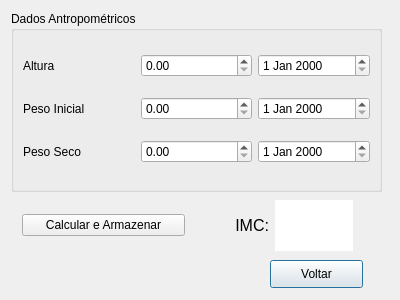
<?xml version="1.0" encoding="UTF-8"?>
<ui version="4.0">
 <class>dadosAntropometricos</class>
 <widget class="QDialog" name="dadosAntropometricos">
  <property name="geometry">
   <rect>
    <x>0</x>
    <y>0</y>
    <width>400</width>
    <height>300</height>
   </rect>
  </property>
  <property name="windowTitle">
   <string>Dados Antropométricos</string>
  </property>
  <property name="styleSheet">
   <string notr="true"/>
  </property>
  <widget class="QGroupBox" name="groupBox">
   <property name="geometry">
    <rect>
     <x>11</x>
     <y>11</y>
     <width>371</width>
     <height>181</height>
    </rect>
   </property>
   <property name="sizePolicy">
    <sizepolicy hsizetype="Preferred" vsizetype="Preferred">
     <horstretch>0</horstretch>
     <verstretch>0</verstretch>
    </sizepolicy>
   </property>
   <property name="title">
    <string>Dados Antropométricos</string>
   </property>
   <layout class="QGridLayout" name="gridLayout">
    <item row="0" column="0">
     <widget class="QLabel" name="label_altura">
      <property name="text">
       <string>Altura</string>
      </property>
     </widget>
    </item>
    <item row="0" column="4">
     <widget class="QDateEdit" name="dateEdit_altura"/>
    </item>
    <item row="2" column="0">
     <widget class="QLabel" name="label_pesoSeco">
      <property name="text">
       <string>Peso Seco</string>
      </property>
     </widget>
    </item>
    <item row="0" column="2">
     <widget class="QDoubleSpinBox" name="doubleSpinBox_altura"/>
    </item>
    <item row="2" column="4">
     <widget class="QDateEdit" name="dateEdit_pesoSEco"/>
    </item>
    <item row="1" column="4">
     <widget class="QDateEdit" name="dateEdit_pesoInicial"/>
    </item>
    <item row="1" column="2">
     <widget class="QDoubleSpinBox" name="doubleSpinBox_pesoInicial"/>
    </item>
    <item row="1" column="0">
     <widget class="QLabel" name="label_pesoInicial">
      <property name="text">
       <string>Peso Inicial</string>
      </property>
     </widget>
    </item>
    <item row="2" column="2">
     <widget class="QDoubleSpinBox" name="doubleSpinBox_pesoSeco"/>
    </item>
   </layout>
  </widget>
  <widget class="QPushButton" name="pushButton_2">
   <property name="geometry">
    <rect>
     <x>270</x>
     <y>260</y>
     <width>93</width>
     <height>28</height>
    </rect>
   </property>
   <property name="text">
    <string>Voltar</string>
   </property>
  </widget>
  <widget class="QWidget" name="layoutWidget">
   <property name="geometry">
    <rect>
     <x>22</x>
     <y>200</y>
     <width>331</width>
     <height>51</height>
    </rect>
   </property>
   <layout class="QHBoxLayout" name="horizontalLayout_2">
    <item>
     <widget class="QPushButton" name="pushButton">
      <property name="text">
       <string>Calcular e Armazenar</string>
      </property>
     </widget>
    </item>
    <item>
     <layout class="QHBoxLayout" name="horizontalLayout">
      <item>
       <widget class="QLabel" name="label_IMC">
        <property name="font">
         <font>
          <pointsize>12</pointsize>
         </font>
        </property>
        <property name="text">
         <string>IMC:</string>
        </property>
        <property name="alignment">
         <set>Qt::AlignRight|Qt::AlignTrailing|Qt::AlignVCenter</set>
        </property>
       </widget>
      </item>
      <item>
       <widget class="QLabel" name="label_valorIMC">
        <property name="styleSheet">
         <string notr="true">background-color: rgb(255, 255, 255);</string>
        </property>
        <property name="text">
         <string/>
        </property>
       </widget>
      </item>
     </layout>
    </item>
   </layout>
  </widget>
 </widget>
 <resources/>
 <connections/>
</ui>
